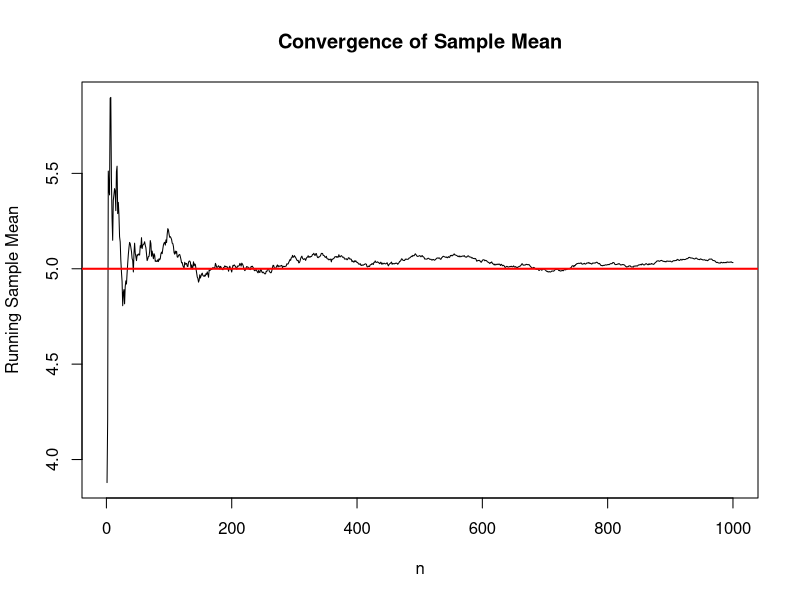
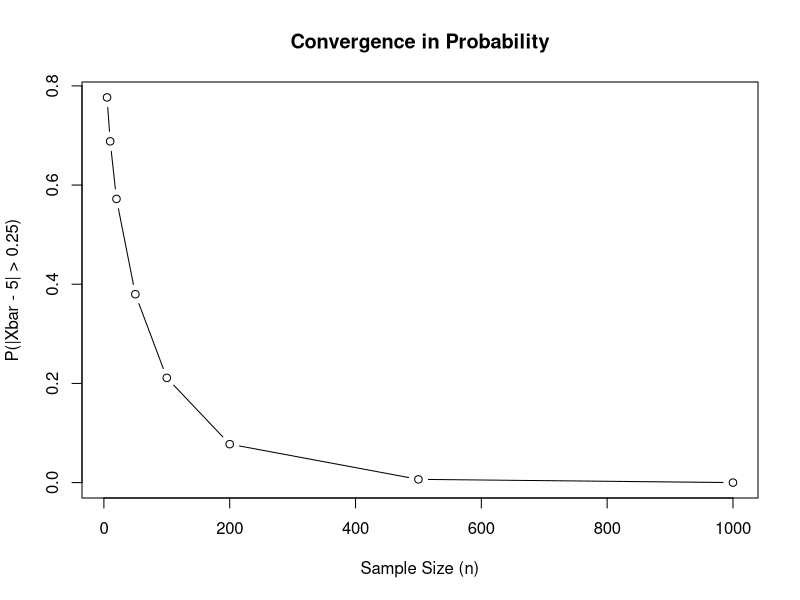
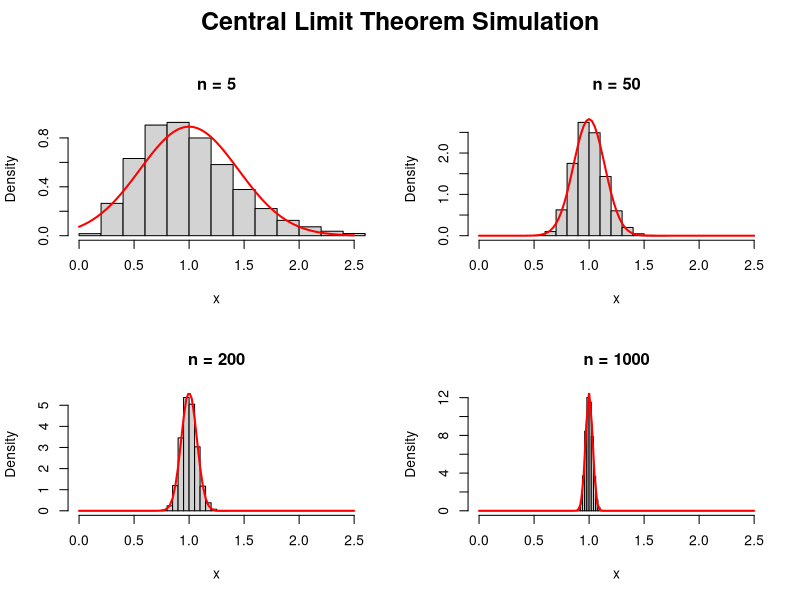

Source code (R) for these figures, in order:
## ---- chunk 1
knitr::opts_chunk$set(echo = TRUE)
## ---- chunk 2
# Number of observations
n <- 1000

# Generate iid observations from N(5, 4)
set.seed(123)
x <- rnorm(n, mean = 5, sd = 2)  # use sqrt(4), rnorm takes the standard deviation

# Compute the running sample mean
x_mean <- cumsum(x) / (1:n)  # element wise vector division

# Plot the running sample mean
plot(1:n, x_mean,
     type = "l",
     xlab = "n",
     ylab = "Running Sample Mean",
     main = "Convergence of Sample Mean")

# Add the true population mean
abline(h = 5, col = "red", lwd = 2)

## ---- chunk 3
sample_size <- c(5, 10, 20, 50, 100, 200, 500, 1000)

epsilon <- 0.25
sim_size <- 10000

# One probability for each sample size
# numeric(length(sample_size)) creates a numeric vector of length 8, initialized w/zeros
# the prob_outlier vector is needed graphing (y-axis)
prob_outlier <- numeric(length(sample_size))


# loop over the sample size vector, this is the x-axis in the graph 
for (i in 1:length(sample_size)) {

  n <- sample_size[i]  

  outlier <- logical(sim_size)  # initialize a boolean vector length sim_size
  
  # Create the x vector and set the T/F condition based on exceeding epsilon 
  for (j in 1:sim_size) {

    x <- rnorm(n, mean = 5, sd = 2)
    x_bar <- mean(x)  

    outlier[j] <- abs(x_bar - 5) > epsilon
  }

  prob_outlier[i] <- mean(outlier)  #also could be: sum(outlier)/sim_size 

  cat(
    "n =", n,
    " probability =", prob_outlier[i],
    "\n"
  )
}

plot(
  sample_size,
  prob_outlier,
  type = "b",
  xlab = "Sample Size (n)",
  ylab = "P(|Xbar - 5| > 0.25)",
  main = "Convergence in Probability"
)



## ---- chunk 4
#sample_size <- c(5, 10, 20, 50, 100, 200, 500, 1000)
sample_size <- c(5, 50, 200,1000)

par(
  mfrow = c(2, 2),
  oma = c(0, 0, 3, 0)
)


sim_size <- 10000
mean_vector <- numeric(sim_size)

for (i in 1:length(sample_size)){
  
  n = sample_size[i]
  
  for (j in 1:sim_size){
    x = rexp(n=n, rate = 1)
    x_bar = mean(x)
    mean_vector[j] <- x_bar
    
  }
  
  hist(
    mean_vector,
    probability = TRUE,
    main = paste("n =", n),
    xlab = "x",
    xlim = c(0, 2.5)
  )
  
  curve(
    dnorm(x, mean = 1, sd = 1 / sqrt(n)),
    add = TRUE,
    col = "red",
    lwd = 2
  )
  
  
}

mtext(
    "Central Limit Theorem Simulation",
    outer = TRUE,
    side = 3,
    line = 1,
    cex = 1.5,
    font = 2
  )
